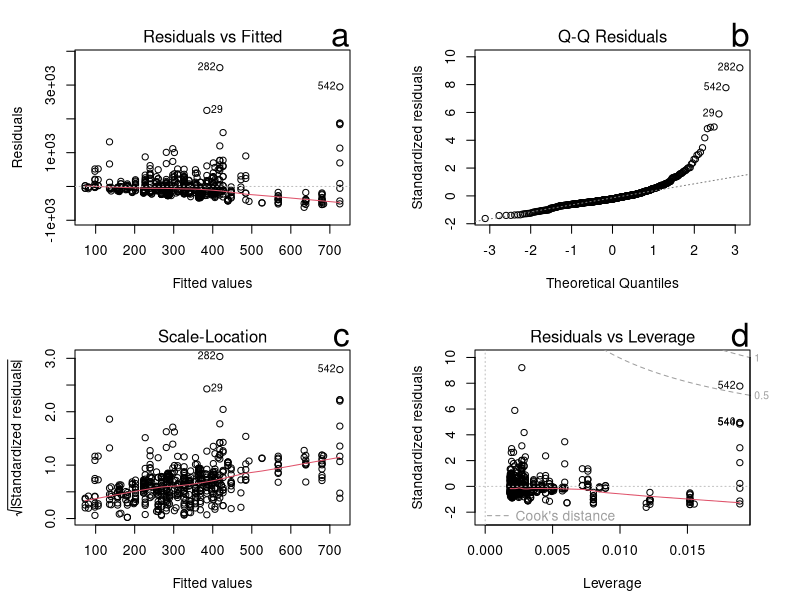
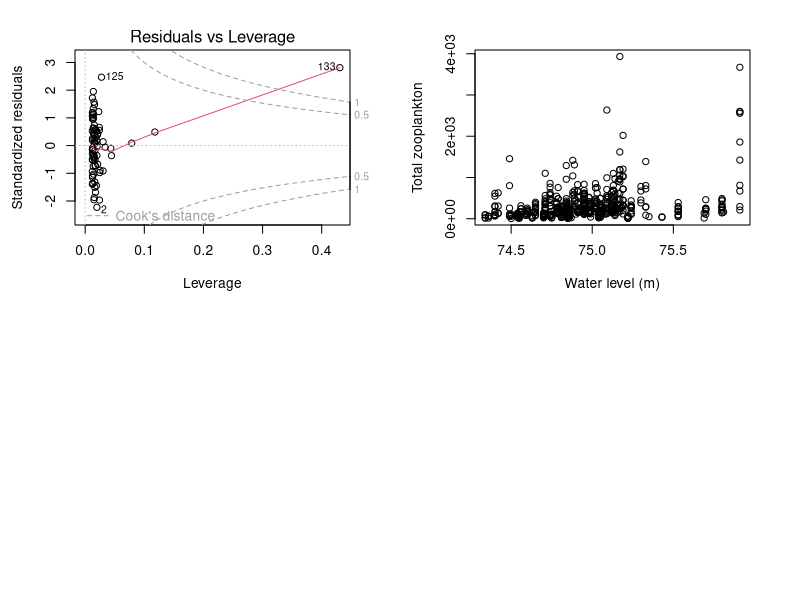
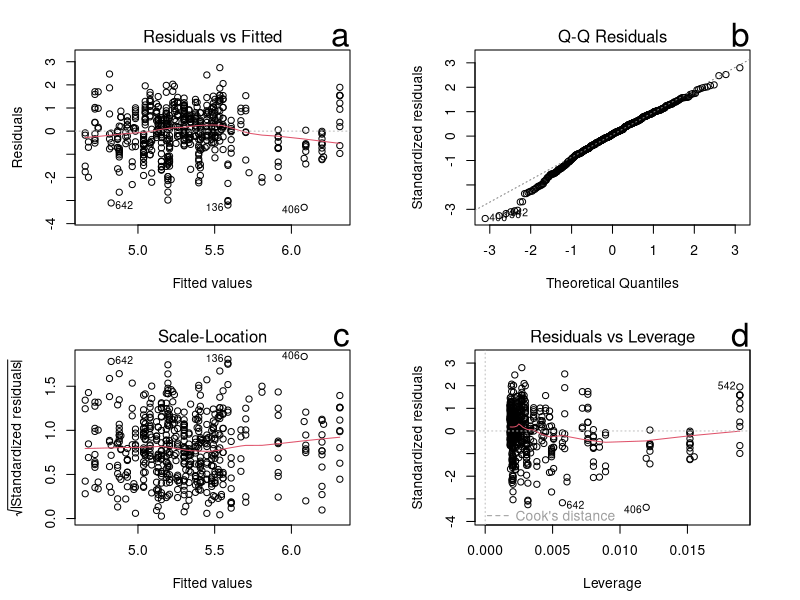
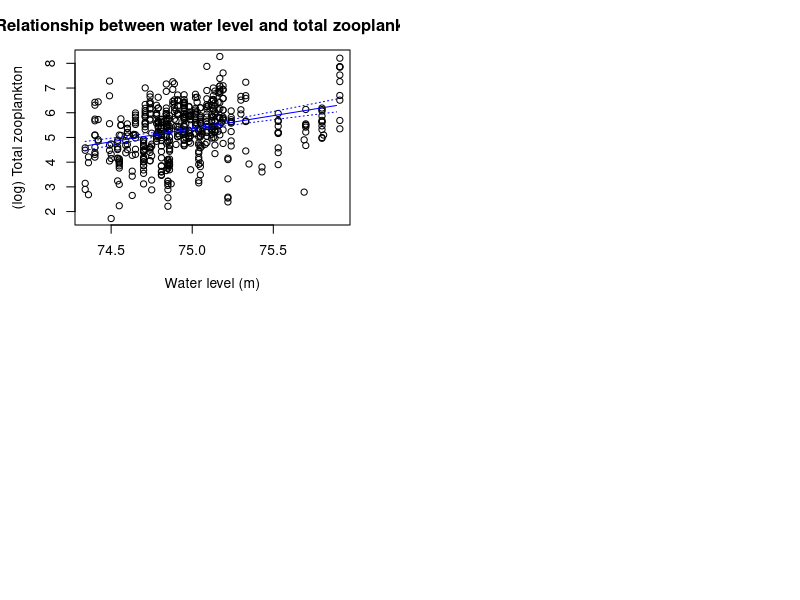

These figures' R source, in order:
## ---- chunk 1
soln=FALSE
#install.packages("readxl")
library("readxl")

# xlsx files
ham<- read_excel("ind dates flat all parameters Hamilton only FOR Kim.xlsx")
## ---- chunk 2
#change column names to replace space with "."
colnames(ham)=sub(" ", ".", colnames(ham))

# save linear regression results 
waterlzoo.lm<-lm(total.zoop~water.level, data=ham)

#print regression results
waterlzoo.lm
## ---- chunk 3
options(digits = 3, scipen = -2)
#knitr::include_graphics("https://github.com/kcudding/kcudding.github.io/blob/main/teach/RIntro/Rseminarlinearreg.png")
## ---- chunk 4
# print a summary of the regression results
sum_lm=summary(waterlzoo.lm)
sum_lm
## ---- chunk 5
sum_lm$coefficients[2,]
sum_lm$adj.r.squared
## ---- chunk 6
# divide the window into a 2 by 2 grid
par(mfrow=c(2,2),mai = c(.75, .75, .5, 0.5))

# plotting diagnostic plots with log transformed data
lab=c("a", "b", "c", "d")
set=c(1,2,3,5)
for (i in seq_along(set)){
plot(waterlzoo.lm, which=set[i])
mtext(text=lab[i], side=3, cex=2, adj=1)
}
## ---- chunk 7

sub_ham=ham[ham$Station_Acronym=="HH6",]

lmcal=lm(log(sub_ham$Chl_a_uncorrected)~sub_ham$TP.dissolved_ECCC1m)

plot(lmcal, which=5)
## ---- chunk 8
plot(x=ham$water.level, y=(ham$total.zoop), xlab="Water level (m)", ylab="Total zooplankton")
## ---- chunk 9
# save linear regression results 
log_waterlzoo.lm<-lm(log(total.zoop)~water.level, data=ham)
summary(log_waterlzoo.lm)
## ---- chunk 10
knitr::include_graphics("https://github.com/kcudding/kcudding.github.io/blob/main/teach/RIntro/Rseminarlinearreg.png")
## ---- chunk 11
# divide the window into a 2 by 2 grid
par(mfrow=c(2,2),mai = c(.75, .75, .5, 0.5))

# plotting diagnostic plots with log transformed data

for (i in seq_along(set)){
plot(log_waterlzoo.lm, which=set[i])
mtext(text=lab[i], side=3, cex=2, adj=1)
}
## ---- chunk 12
# creating a vector 'x' to predict total.zoop from waterlevel

# get min water level
min_water=min(ham$water.level, na.rm=TRUE)

# get max water level
max_water=max(ham$water.level, na.rm=TRUE)

# build a new data frame that has vector of xvalues from min to max in increments of 0.05

# create the sequence
x <- seq(min_water, max_water, by = 0.05)

#create a new dataframe with this predictor
ndata=data.frame(water.level<-x)

# use this dataframe and the predict function
# to calculate confidence intervals 
confidenceint<-predict(log_waterlzoo.lm, newdata=ndata, interval="confidence", level=0.95)
cf=as.data.frame(confidenceint)
## ---- chunk 13
# create a plot with water level and total zooplankton
# use xlab(), ylab() and main() to put titles on the plot
plot(x=ham$water.level, y=log(ham$total.zoop), xlab="Water level (m)", ylab="(log) Total zooplankton", main="Relationship between water level and total zooplankton")

# add regression line to the plot 
lines(cf$fit~x, col="blue",lty=1 )

# lower bound confidence interval
lines(cf$lwr~x, col="blue",lty=3 )

# upper bound confidence interval
lines(cf$upr~x, col="blue",lty=3 )
